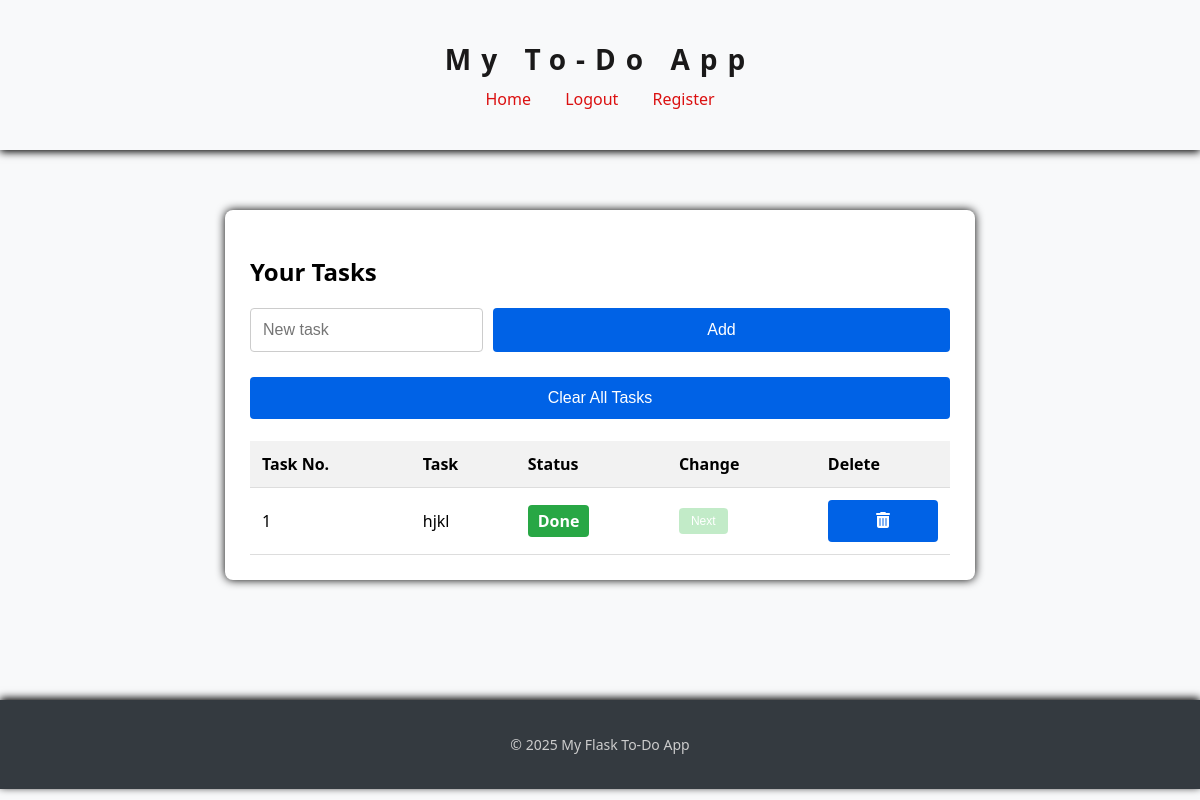
/tasks (signed in), run on an earlier commit of the app's database.
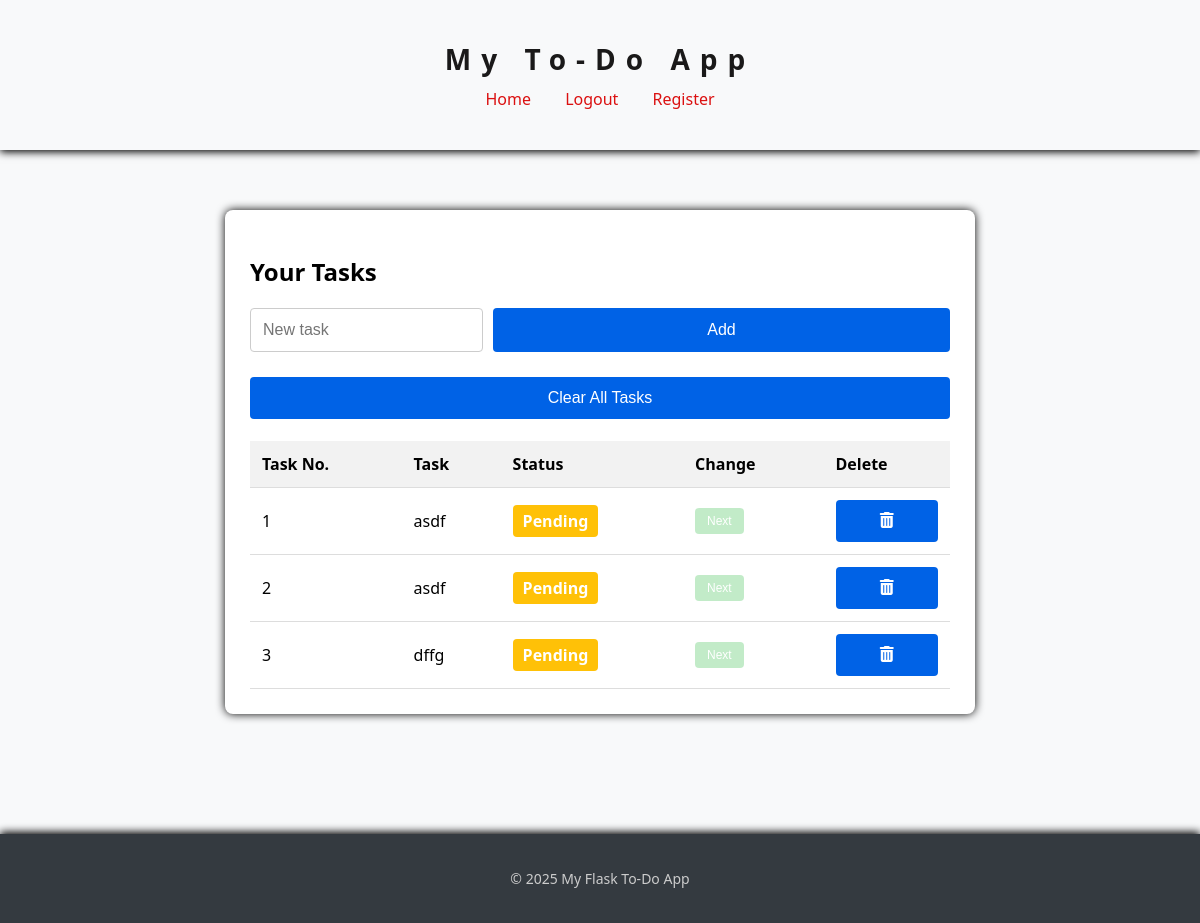
And on a later commit of the database.
### to_do/app/models.py (models this page shows)
class Task(db.Model):
    id = db.Column(db.Integer, primary_key=True)
    title = db.Column(db.String(100), nullable=False)
    status = db.Column(db.String(20), default="Pending")

### to_do/app/routes/task.py (the view)
@tasks_bp.route('/tasks')
def view_task():
    if 'user' not in session:
        return redirect(url_for('auth.login'))
    tasks = Task.query.all()
    return render_template('task.html' , tasks=tasks)

### to_do/app/routes/task.py (called while the page is built)
@tasks_bp.before_request
def require_login():
    if 'user' not in session:
        flash("Please login first!", "warning")
        return redirect(url_for('auth.login'))

### to_do/app/templates/task.html (shortened to what this page needs)
{% extends "base.html" %}
{% block content %}
<div class="task-box">
    <h2>Your Tasks</h2>
    <form action="{{ url_for('task.add_task') }}" method="POST" class="task-form">
        <input type="text" name="title" placeholder="New task" required>
        <button type="submit" class="btn">Add</button>
    </form>
    {% if tasks %}
    <form action="{{ url_for('task.clear_all') }}">
        <button type="submit" class="btn btn-clear">Clear All Tasks</button>
    </form>
    <br>
    <table class="task-table">
        <thead>
            <tr>
                <th>Task No.</th>
                <th>Task</th>
                <th>Status</th>
                <th>Change</th>
                <th>Delete</th>
            </tr>
        </thead>
        <tbody>
            {% for task in tasks %}
            <tr>
                <td>{{ loop.index }}</td>
                <td>{{ task.title }}</td>
                <td>
                    <span class="badge {{ task.status|lower }}">{{ task.status }}</span>
                </td>
                <td>
                    <form action="{{ url_for('task.toggle_status', task_id=task.id) }}" method="post">
                        <button class="btn-small" type="submit">Next</button>
                    </form>
                </td>
                <td>
                    <form action="{{ url_for('task.clear_tk', task_id=task.id) }}" >
                        <button type="submit" class="btn btn-clear" title="Delete Task">
                            <i class="fas fa-trash-alt"></i>
                        </button>
                    </form>
                </td>
            </tr>
            {% endfor %}
        </tbody>
    </table>
    {% else %}
    <p>No tasks yet. Add one above!</p>
    {% endif %}
</div>
{% endblock %}

### to_do/app/templates/base.html (shortened to what this page needs)
<!DOCTYPE html>
<html lang="en">
<head>
    <link rel="stylesheet" href="{{ url_for('static', filename='css/style.css') }}">
    <link rel="stylesheet" href="https://cdnjs.cloudflare.com/ajax/libs/font-awesome/6.5.2/css/all.min.css">
</head>
<body>
    <header>
        <div class="container">
            <h1>My To-Do App</h1>
            <nav>
                <a href="{{ url_for('task.view_task') }}">Home</a>
                {% if 'user' in session %}
                <a href="{{url_for('auth.logout')}}">Logout</a>
                {% else %}
                <a href="{{url_for('auth.login')}}">Login</a>
                {% endif %}
                <a href="{{url_for('auth.register')}}">Register</a>
            </nav>
        </div>
    </header>
    <main class="container">
        {% block content %}{% endblock %}
    </main>
    <footer>
        <div class="container">
            <p>&copy; 2025 My Flask To-Do App</p>
        </div>
    </footer>
</body>
</html>

### to_do/app/static/css/style.css (style rules this page uses)
body { margin: 0; font-family: 'Segoe UI', Tahoma, Geneva, Verdana, sans-serif; background: #f8f9fa; }
.container { max-width: 800px; margin: auto; padding: 20px; }
header { background: linear-gradient(to_right, #0062E6, #33AeFF); color: rgb(26, 25, 25); padding: 20px 0; box-shadow: 0 2px 8px black; }
header h1 { margin: 0; font-size: 28px; text-align: center; letter-spacing: 10px; }
nav { text-align: center; margin-top: 10px; }
nav a { color: rgb(219, 16, 16); text-decoration: none; margin: 0 15px; font-size: color 0.3s ease; }
footer { background-color: #343a40; color: #ccc; padding: 15px 0; text-align: center; font-size: 14px; margin-top: 60px; box-shadow: 0 -2px 8px black; }
footer p { margin: 0; }
.btn { background-color: #0062E6; color: white; border: none; padding: 12px; width: 100%; font-size: 16px; border-radius: 4px; cursor: pointer; }
.task-box { max-width: 700px; margin: 40px auto; background-color: white; padding: 25px; border-radius: 8px; box-shadow: 0 0 10px black; }
.task-form { display: flex; gap: 10px; margin-bottom: 25px; }
.task-form input[type='text'] { flex: 1; padding: 12px; font-size: 16px; border: 1px solid #ccc; border-radius: 4px; }
.task-form .btn { padding: 12px 20px; font-size: 16px; }
.task-table { width: 100%; border-collapse: collapse; }
.task-table th, .task-table td { text-align: left; padding: 12px; border-bottom: 1px solid #ddd; }
.task-table th { background-color: #f2f2f2; }
.badge { padding: 5px 10px; border-radius: 4px; font-weight: bold; color: white; }
.badge.pending { background-color: #ffc107; }
.btn-small { font-size: 12px; padding: 6px 12px; border: none; background-color: #6c76; color: white; border-radius: 4px; cursor: pointer; }

What changed in the data, as far as the page shows it:
removed Task: title "hjkl", status "Done"
added Task: title "asdf", status "Pending"
added Task: title "asdf", status "Pending"
added Task: title "dffg", status "Pending"
